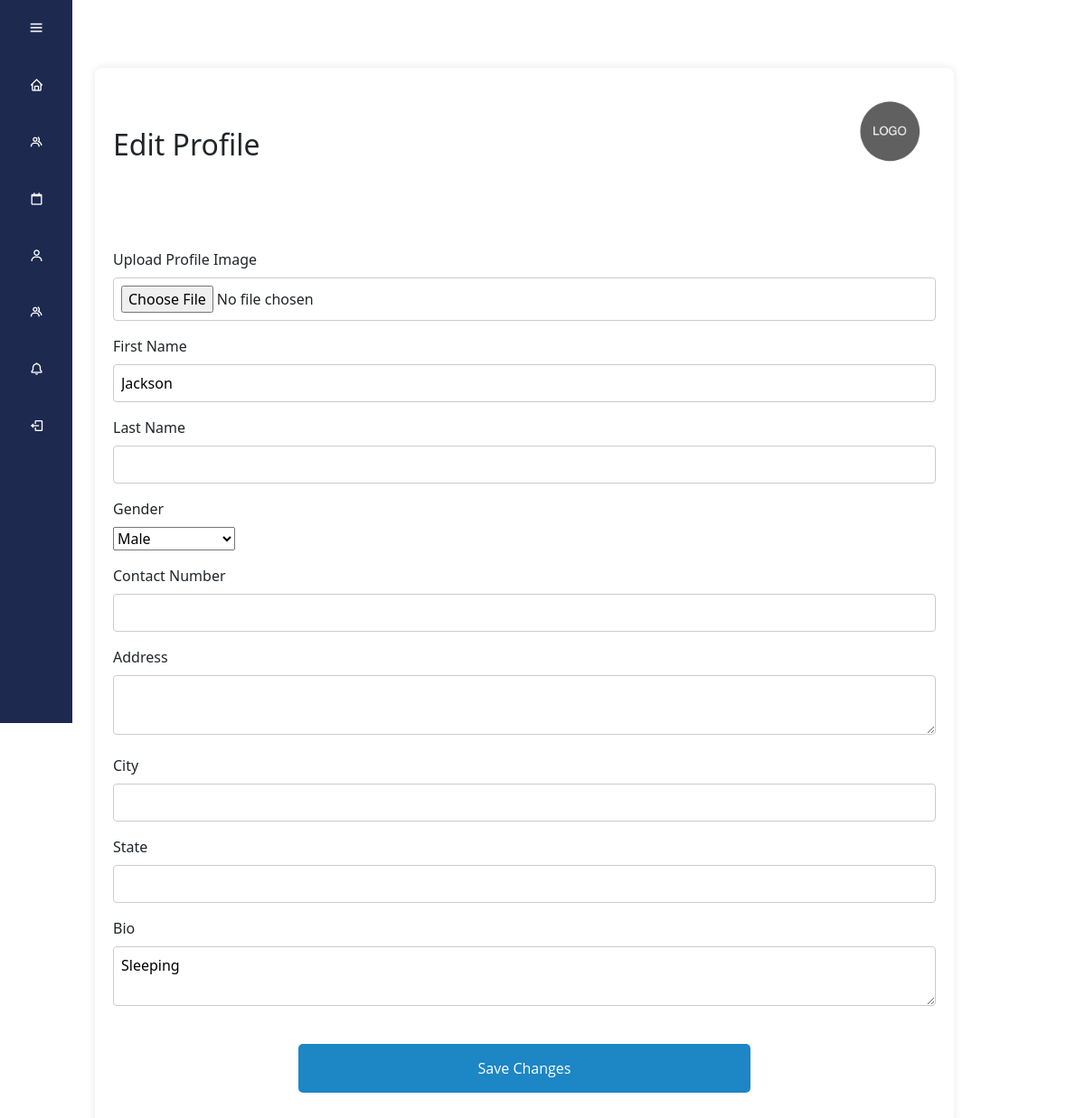
The app's page /edit_profile.php (signed in) with its own data.
### tables this page shows
CREATE TABLE `users` (
  `id` int(255) NOT NULL,
  `username` varchar(255) NOT NULL,
  `email` varchar(255) NOT NULL,
  `password` varchar(255) NOT NULL,
  `first_name` varchar(255) DEFAULT NULL,
  `last_name` varchar(255) DEFAULT NULL,
  `gender` varchar(10) DEFAULT NULL,
  `contact_number` varchar(20) DEFAULT NULL,
  `address` varchar(255) DEFAULT NULL,
  `city` varchar(100) DEFAULT NULL,
  `state` varchar(100) DEFAULT NULL,
  `bio` text DEFAULT NULL,
  `code` varchar(155) NOT NULL,
  `status` varchar(155) NOT NULL,
  `profile_image` varchar(255) DEFAULT NULL
);

### edit_profile.php (the view, shortened to what this page needs)
<?php
require_once('Part/db_controller.php');
require_once('Part/navbar.php');
if (isset($_SESSION['username']) && isset($_SESSION['user_id'])) {
    $user_id = $_SESSION['user_id'];
}
$sql = "SELECT * FROM users WHERE id = $user_id";
$result = $conn->query($sql);
if ($result && $result->num_rows > 0) {
    $userDetails = $result->fetch_assoc();
} else {
    echo "Error fetching user details";
    exit();
}
?>
<!DOCTYPE html>
<html lang="en">
<head>
    <link rel="stylesheet" href="style.css">
    <link rel="stylesheet" href="https://stackpath.bootstrapcdn.com/font-awesome/4.7.0/css/font-awesome.min.css">
</head>
<body>
    <div class="page-container">
        <form action="edit_profile.php" method="POST" enctype="multipart/form-data">
        <div class="profile-header">
            <h2>Edit Profile</h2>
            <div class="profile-frame">
                <img src="<?php echo $userDetails['profile_image']; ?>" onerror="this.src='Image/Logo_Placeholder.png'" alt="profile-logo" class="image-banner">
            </div>
        </div>
            <label for="profileImage">Upload Profile Image</label>
    <input type="file" id="profileImage" name="profileImage">
            <label for="firstName">First Name</label>
            <input type="text" id="firstName" name="firstName" value="<?php echo $userDetails['first_name']; ?>">
            <label for="lastName">Last Name</label>
            <input type="text" id="lastName" name="lastName" value="<?php echo $userDetails['last_name']; ?>">
            <label for="gender">Gender</label>
            <select id="gender" name="gender" required>
                <option value="male" <?php echo ($userDetails['gender'] == 'male') ? 'selected' : ''; ?>>Male</option>
            </select>
            <label for="contactNumber">Contact Number</label>
            <input type="text" id="contactNumber" name="contactNumber" value="<?php echo $userDetails['contact_number']; ?>">
            <label for="address">Address</label>
            <textarea id="address" name="address"><?php echo $userDetails['address']; ?></textarea>
            <label for="city">City</label>
            <input type="text" id="city" name="city" value="<?php echo $userDetails['city']; ?>">
            <label for="state">State</label>
            <input type="text" id="state" name="state" value="<?php echo $userDetails['state']; ?>">
            <label for="bio">Bio</label>
            <textarea id="bio" name="bio"><?php echo $userDetails['bio']; ?></textarea>
            <button type="submit" class="btn">Save Changes</button>
        </form>
    </div>
</body>
</html>

### style.css (style rules this page uses)
* { margin: 0; padding: 0; box-sizing: border-box; font-family: 'Segoe UI', Tahoma, Geneva, Verdana, SansSerif; }
.page-container { max-width: 1300px; margin:auto; padding:25px }
.image-banner { margin-left:auto; margin-right:auto; width:50% }
.btn { padding: 15px 25px 15px 25px; border-radius: 10px; width: 500px; margin: auto; margin-top: 25px; background-color: #1D86C5; font-family: 'Open Sans', sans-serif; font-size: 16px; font-weight: 400; color: #fff; border: 2px solid #1D86C5; }
form { background-color: white; padding: 20px; margin-top:50px; border-radius: 8px; box-shadow: 0 0 10px rgba(0, 0, 0, 0.1); }
label { display: block; margin-bottom: 8px; }
input, textarea { width: 100%; padding: 8px; margin-bottom: 16px; box-sizing: border-box; border: 1px solid #ccc; border-radius: 4px; }
select { margin-bottom: 16px; }
.profile-frame { border-radius: 50%; overflow: hidden; display: inline-block; margin-bottom: 80px; position: relative; max-width: 660px; max-height: 650px; }

### edit_profile.php (style rules this page uses)
.page-container { max-width: 1000px; margin: auto; padding: 25px; }
.profile-header { display: flex; justify-content: space-between; align-items: center; }
.profile-frame { margin-left: auto; border-radius: 50%; overflow: hidden; display: inline-block; margin-bottom: 80px; position: relative; width: 100px; height: 100px; }
.image-banner { width: 100%; height: 100%; display: block; object-fit: cover; }
h2 { margin: 0; margin-top:-50px; }
.btn { display: block; width: 100%; max-width: 500px; margin: 20px auto; padding: 15px 25px; background-color: #1D86C5; color: white; border: none; border-radius: 5px; font-size: 16px; cursor: pointer; transition: background-color 0.3s; }
@media only screen and (max-width: 1200px) { .page-container { margin-left:80px; } }

### records on screen
users: firstName "Jackson", gender "Male", bio "Sleeping"
